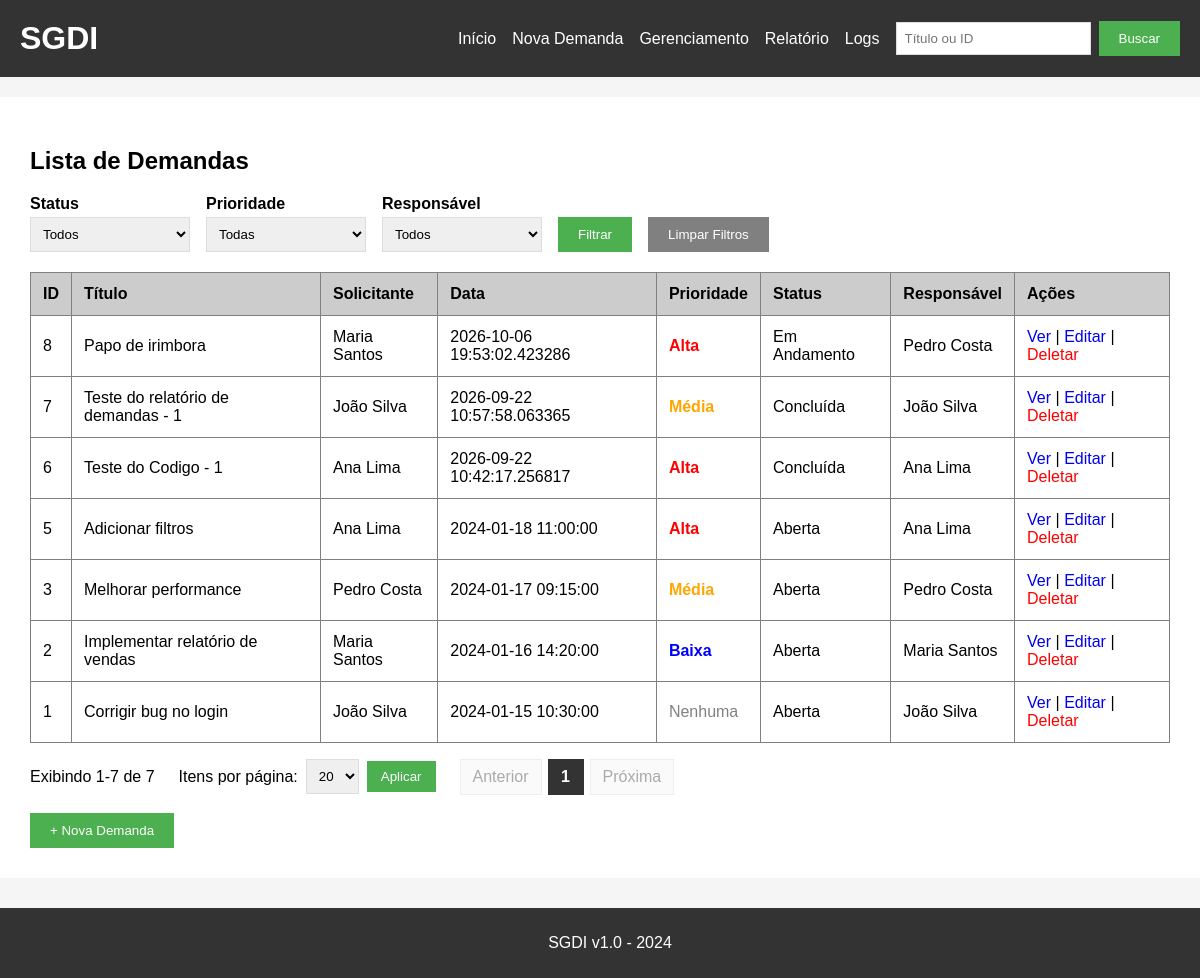
Before: / with the older database file.
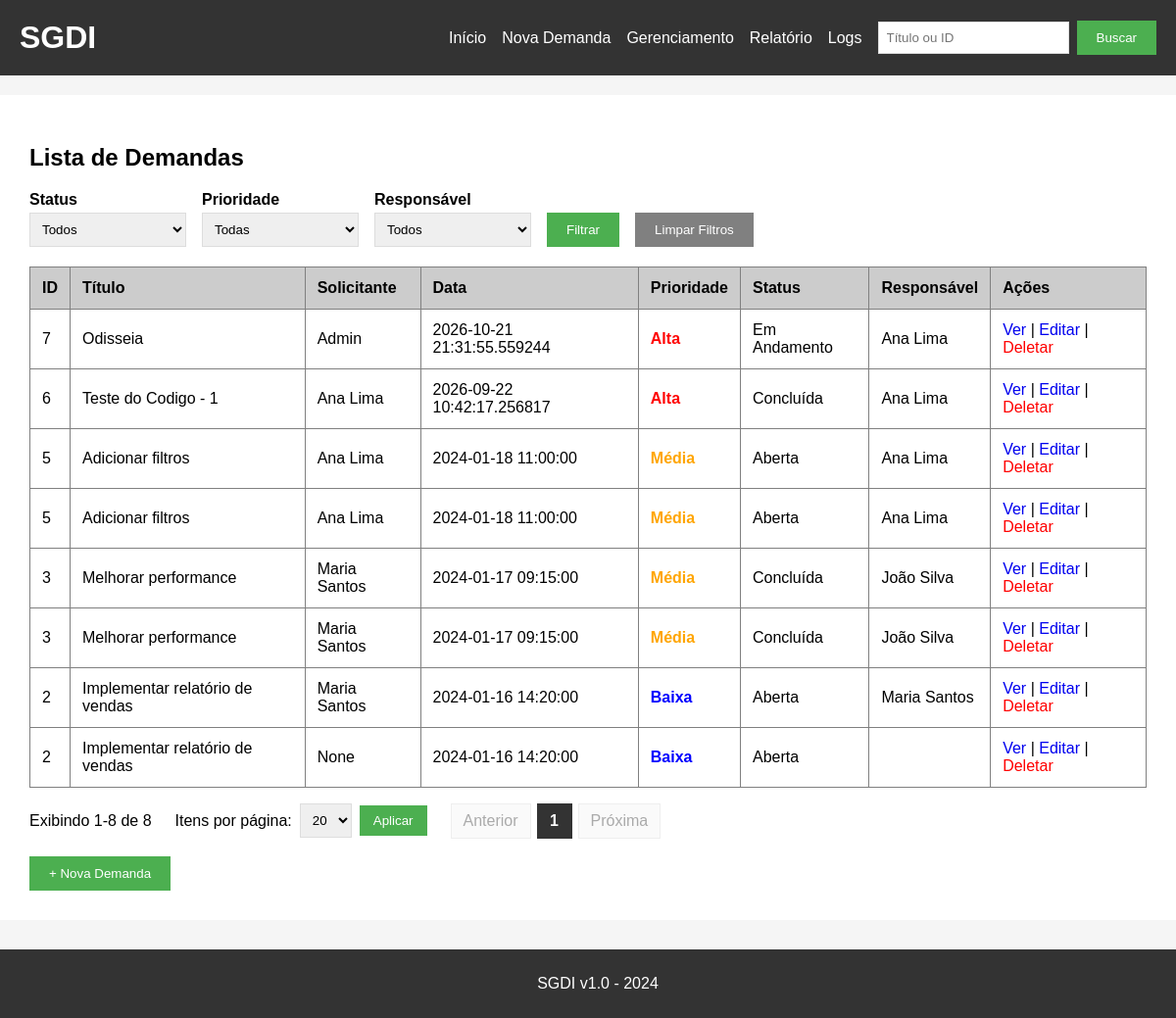
After: the same page with the newer database file.
### tables this page shows
CREATE TABLE demandas (
    id INTEGER,
    titulo TEXT,
    descricao TEXT,
    solicitante TEXT,
    data_criacao TEXT,
    priority INTEGER DEFAULT 0
, usuario_id INTEGER, status TEXT DEFAULT 'aberta', responsible_id INTEGER, data_conclusao TEXT);

CREATE TABLE usuarios (
            id INTEGER PRIMARY KEY AUTOINCREMENT,
            nome TEXT,
            email TEXT,
            senha TEXT
        );

### app.py (the view)
@app.route('/')
def index():
    return render_listagem(ler_filtros_da_requisicao())

### app.py (called while the page is built, shortened)
def get_db():
    caminho = app.config.get('DATABASE', 'demandas.db')
    conn = sqlite3.connect(caminho)
    conn.row_factory = sqlite3.Row
    preparar_banco(conn)
    return conn

def obter_parametros_paginacao():
    try:
        pagina = int(request.args.get('page', 1))
    except (TypeError, ValueError):
        pagina = 1
    if pagina < 1:
        pagina = 1
    try:
        limite = int(request.args.get('limit', LIMITE_PADRAO))
    except (TypeError, ValueError):
        limite = LIMITE_PADRAO
    if limite not in LIMITES_PERMITIDOS:
        limite = LIMITE_PADRAO
    return pagina, limite

def janela_de_paginas(pagina_atual, total_paginas, tamanho=5):
    if total_paginas <= 0:
        return []
    if total_paginas <= tamanho:
        return list(range(1, total_paginas + 1))
    metade = tamanho // 2
    inicio = max(1, pagina_atual - metade)
    fim = min(total_paginas, inicio + tamanho - 1)
    inicio = max(1, fim - tamanho + 1)
    return list(range(inicio, fim + 1))

def normalizar_termo_busca(termo):
    if termo is None:
        return None
    texto = ''.join(caractere for caractere in str(termo) if caractere.isprintable())
    texto = texto.strip()
    if not texto:
        return None
    return texto[:100]

def ler_status():
    status = request.args.get('status', '').strip()
    if status in STATUS_PERMITIDOS:
        return status
    return None

def ler_priority():
    bruto = request.args.get('priority', '').strip()
    if bruto == '':
        return None

def ler_responsible_id():
    bruto = request.args.get('responsibleId', '').strip()
    if not bruto:
        return None

def ler_filtros_da_requisicao():
    usuario_id = request.args.get('usuario_id', '').strip() or None
    termo = normalizar_termo_busca(request.args.get('q', ''))
    return {
        'usuario_id': usuario_id,
        'termo': termo,
        'status': ler_status(),
        'priority': ler_priority(),
        'responsible_id': ler_responsible_id(),
    }

def listar_usuarios(conn):
    return conn.execute(
        '''
        SELECT id, nome, email
        FROM usuarios
        ORDER BY nome
        '''
    ).fetchall()

### templates/index.html (shortened to what this page needs)
{% extends "base.html" %}
{% block content %}
<h2>Lista de Demandas</h2>
<form class="filtros" id="filtros-listagem" method="GET" action="/">
    <div>
        <label for="status">Status</label>
        <select name="status" id="status">
            <option value="">Todos</option>
        </select>
    </div>
    <div>
        <label for="priority">Prioridade</label>
        <select name="priority" id="priority">
            <option value="">Todas</option>
        </select>
    </div>
    <div>
        <label for="responsibleId">Responsável</label>
        <select name="responsibleId" id="responsibleId">
            <option value="">Todos</option>
        </select>
    </div>
    <button type="submit">
        Filtrar
    </button>
    <a href="/">
        <button type="button">
            Limpar Filtros
        </button>
    </a>
</form>
<table id="tabela-demandas" border="1" cellpadding="10" cellspacing="0" width="100%">
    <thead>
        <tr bgcolor="#cccccc">
            <th>ID</th>
            <th>Título</th>
            <th>Solicitante</th>
            <th>Data</th>
            <th>Prioridade</th>
            <th>Status</th>
            <th>Responsável</th>
            <th>Ações</th>
        </tr>
    </thead>
    <tbody>
        {% for demanda in demandas %}
        <tr>
            <td>
                {{ demanda[0] }}
            </td>
            <td>
                {{ demanda[1] }}
            </td>
            <td>
                {{ demanda[3] }}
            </td>
            <td>
                {{ demanda[4] }}
            </td>
            <td>
                {% if demanda[5] == 3 %}
                    <span style="color: red; font-weight: bold;">
                        Alta
                    </span>
                {% elif demanda[5] == 2 %}
                    <span style="color: orange; font-weight: bold;">
                        Média
                    </span>
                {% elif demanda[5] == 1 %}
                    <span style="color: blue; font-weight: bold;">
                        Baixa
                    </span>
                {% else %}
                    <span style="color: gray;">
                        Nenhuma
                    </span>
                {% endif %}
            </td>
            <td>
                {{ status_rotulos.get(demanda['status'], demanda['status'] or '') }}
            </td>
            <td>
                {{ demanda['responsavel_nome'] or '' }}
            </td>
            <td>
                <a href="/detalhes/{{ demanda[0] }}">
                    Ver
                </a>
                |
                <a href="/editar/{{ demanda[0] }}">
                    Editar
                </a>
                |
                <a
                    href="/deletar/{{ demanda[0] }}"
                    style="color: red;"
                    onclick="return confirm('Tem certeza que deseja deletar esta demanda?');"
                >
                    Deletar
                </a>
            </td>
        </tr>
        {% endfor %}
    </tbody>
</table>
<div class="paginacao">
    <p class="paginacao-info" id="paginacao-info">
        {% if total_items == 0 %}
            Exibindo 0 de 0
        {% else %}
            Exibindo {{ inicio }}-{{ fim }} de {{ total_items }}
        {% endif %}
    </p>
    <form class="paginacao-tamanho" method="GET" action="{{ request.path }}">
        <label for="limit">
            Itens por página:
        </label>
        <select name="limit" id="limit">
            {% for opcao in [10, 20, 50] %}
                <option
                    value="{{ opcao }}"
                    {% if limit == opcao %}selected{% endif %}
                >
                    {{ opcao }}
                </option>
            {% endfor %}
        </select>
        <button type="submit">
            Aplicar
        </button>
    </form>
    <nav class="paginacao-controles" id="paginacao-controles" aria-label="Paginação de demandas">
        {% if current_page > 1 and total_pages > 0 %}
            <a href="{{ link_pagina(current_page - 1) }}">
                Anterior
            </a>
        {% else %}
            <span class="desabilitado">
                Anterior
            </span>
        {% endif %}
        {% for numero in paginas %}
            {% if numero == current_page %}
                <span class="ativa" aria-current="page">
                    {{ numero }}
                </span>
            {% else %}
                <a href="{{ link_pagina(numero) }}">
                    {{ numero }}
                </a>
            {% endif %}
        {% endfor %}
        {% if current_page < total_pages %}
            <a href="{{ link_pagina(current_page + 1) }}">
                Próxima
            </a>
        {% else %}
            <span class="desabilitado">
                Próxima
            </span>
        {% endif %}
    </nav>
</div>
<br>
<a href="/nova_demanda">
    <button>+ Nova Demanda</button>
</a>
{% endblock %}

### templates/base.html (shortened to what this page needs)
<!DOCTYPE html>
<html lang="pt-BR">
<head>
    <link
        rel="stylesheet"
        href="{{ url_for('static', filename='style.css') }}"
    >
</head>
<body>
    <div class="header">
        <h1>SGDI</h1>
        <div class="menu">
            <a href="/">
                Início
            </a>
            <a href="/nova_demanda">
                Nova Demanda
            </a>
            <a href="/gerenciamento">
                Gerenciamento
            </a>
            <a href="/relatorio/solicitantes">
                Relatório
            </a>
            <a href="http://127.0.0.1:5001/">
                Logs
            </a>
            <form
                id="form-busca"
                action="/buscar"
                method="GET"
            >
                <input
                    id="campo-busca"
                    type="search"
                    name="q"
                    value="{{ termo|default('', true) }}"
                    placeholder="Título ou ID"
                    aria-label="Buscar por título ou ID"
                    autocomplete="off"
                >
                <button type="submit">
                    Buscar
                </button>
            </form>
        </div>
    </div>
    <div class="container">
        {% block content %}
        {% endblock %}
    </div>
    <div class="footer">
        <p>
            SGDI v1.0 - 2024
        </p>
    </div>
</body>
</html>

### static/style.css (style rules this page uses)
body { font-family: Arial, sans-serif; background-color: #f5f5f5; padding: 0 0 80px; margin: 0; }
.header { background-color: #333; color: white; padding: 20px; display: flex; flex-wrap: wrap; align-items: center; justify-content: space-between; gap: 12px 20px; }
.header h1 { margin: 0; }
.menu { display: flex; flex-wrap: wrap; align-items: center; gap: 8px 16px; }
.menu a { color: white; text-decoration: none; }
.menu form { display: flex; align-items: center; gap: 8px; }
.menu form input[type="search"] { padding: 8px; border: 1px solid #ddd; min-width: 180px; }
.container { max-width: 1200px; margin: 20px auto; background: white; padding: 30px; }
.footer { background-color: #333; color: white; text-align: center; padding: 10px; position: fixed; bottom: 0; width: 100%; }
button { background-color: #4CAF50; color: white; padding: 10px 20px; border: none; cursor: pointer; }
button[type="button"] { background-color: #808080; }
table { border-collapse: collapse; }
th { text-align: left; padding: 12px; }
td { padding: 12px; }
table a { text-decoration: none; }
form div { margin-bottom: 10px; }
.filtros { display: flex; flex-wrap: wrap; align-items: flex-end; gap: 12px 16px; margin-bottom: 20px; }
.filtros div { margin-bottom: 0; }
.filtros label { display: block; font-weight: bold; margin-bottom: 4px; }
.filtros select { padding: 8px; border: 1px solid #ddd; min-width: 160px; }
.paginacao { margin-top: 16px; display: flex; flex-wrap: wrap; align-items: center; gap: 12px 24px; }
.paginacao-info { margin: 0; }
.paginacao-tamanho { display: flex; align-items: center; gap: 8px; }
.paginacao-tamanho select { padding: 8px; border: 1px solid #ddd; }
.paginacao-tamanho button { padding: 8px 14px; }
.paginacao-controles { display: flex; align-items: center; gap: 6px; }
.paginacao-controles a, .paginacao-controles span { display: inline-block; min-width: 36px; padding: 8px 12px; text-align: center; border: 1px solid #ccc; background: #fff; color: #333; text-decoration: none; box-sizing: border-box; }
.paginacao-controles span.ativa { background: #333; color: #fff; border-color: #333; font-weight: bold; }
.paginacao-controles span.desabilitado { color: #aaa; background: #fafafa; border-color: #eee; }

### templates/base.html (style rules this page uses)
body { margin: 0; }

Changed rows visible on the page:
removed demandas: id "8", titulo "Papo de irimbora", nome "Maria Santos", data_criacao "2026-10-06 19:53:02.423286", priority "Alta", get "Em Andamento", nome "Pedro Costa"
removed demandas: id "7", titulo "Teste do relatório de demandas - 1", nome "João Silva", data_criacao "2026-09-22 10:57:58.063365", priority "Média", get "Concluída"
removed demandas: id "1", titulo "Corrigir bug no login", nome "João Silva", data_criacao "2024-01-15 10:30:00", priority "Nenhuma", get "Aberta"
added demandas: id "7", titulo "Odisseia", nome "Admin", data_criacao "2026-10-21 21:31:55.559244", priority "Alta", get "Em Andamento", nome "Ana Lima"
changed demandas (number 3 of 8 on the later page): priority "Alta" → "Média"
added demandas: id "5", titulo "Adicionar filtros", nome "Ana Lima", data_criacao "2024-01-18 11:00:00", priority "Média", get "Aberta"
changed demandas (number 5 of 8 on the later page): nome "Pedro Costa" → "Maria Santos"; get "Aberta" → "Concluída"; nome "Pedro Costa" → "João Silva"
added demandas: id "3", titulo "Melhorar performance", nome "Maria Santos", data_criacao "2024-01-17 09:15:00", priority "Média", get "Concluída", nome "João Silva"
added demandas: id "2", titulo "Implementar relatório de vendas", demanda "None", data_criacao "2024-01-16 14:20:00", priority "Baixa", get "Aberta"
Other visible differences:
{{ fim }}: "7" → "8"
{{ total_items }}: "7" → "8"
